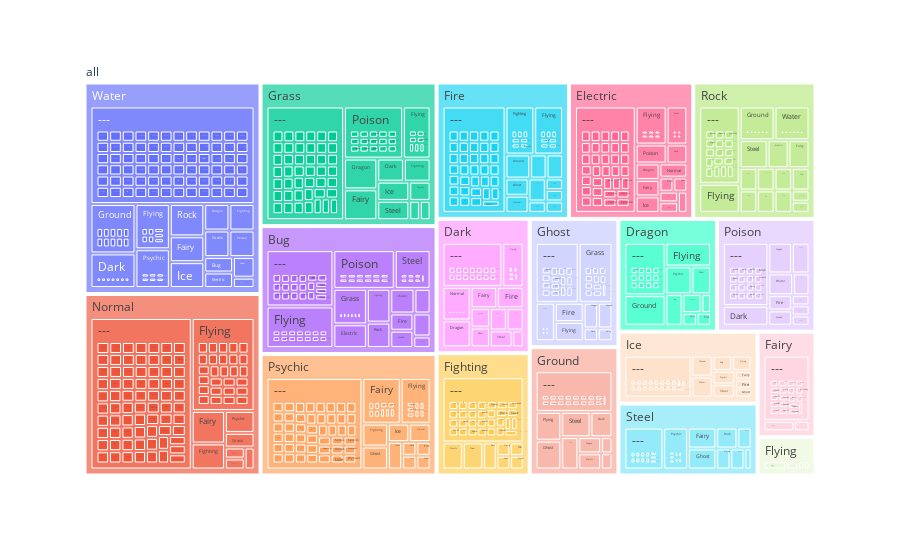

The notebook cell saved with this chart:
### Markdown cell above
#### _My Tree Map_

### Code cell
## My attempt at Tree Maps with the pokedex ##
df = pokedex
df["all"] = "all"
df["count"] = 1

fig = px.treemap(df, path=['all', 'primary', 'secondary', 'name'],
                values='count',
                color_continuous_scale='RdBu',)
fig.show()

### Figure 1 — Plotly figure (JSON) as saved in the notebook; plotly's stock layout.template omitted (floating-point values rounded to 4 significant figures; data arrays with more than 128 entries replaced by an {"elided": "..."} marker saying what was removed)
{"data": [{"branchvalues": "total", "domain": {"x": [0, 1], "y": [0, 1]}, "hovertemplate": "labels=%{label}<br>count=%{value}<br>parent=%{parent}<br>id=%{id}<extra></extra>", "ids": {"elided": "1245 str values"}, "labels": {"elided": "1245 str values"}, "name": "", "parents": {"elided": "1245 str values"}, "type": "treemap", "values": {"elided": "1245 int values"}}], "layout": {"legend": {"tracegroupgap": 0}, "margin": {"t": 60}}}
